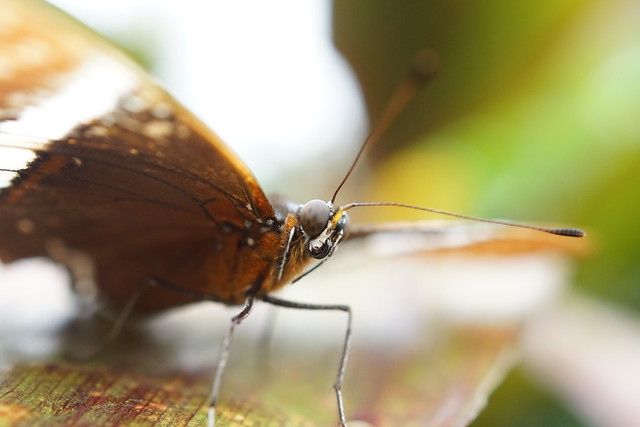
#> input picture Codigo/Harris_y_SIFT_y_otros/mariposa.jpg, 640 x 427 px
$ python shiTommasi_GFTT.py
#> lines starting #> are read from the running program, lines starting #| are printed output that depends on the picture; after the words box and inside, x2 and y2 are one past the last pixel; in counts of white or black regions, pixels touching at a corner belong together
#!/usr/bin/env python3
# -*- coding: utf-8 -*-
"""
Created on Thu Apr 11 22:23:47 2019

@author: francisco
"""

import numpy as np
import cv2 as cv
import time
filename = 'mariposa.jpg'
img = cv.imread(filename)
#> img is the input picture: shape (427, 640, 3); mean B, G, R 118.8, 156.4, 166.5

gray = cv.cvtColor(img,cv.COLOR_BGR2GRAY)
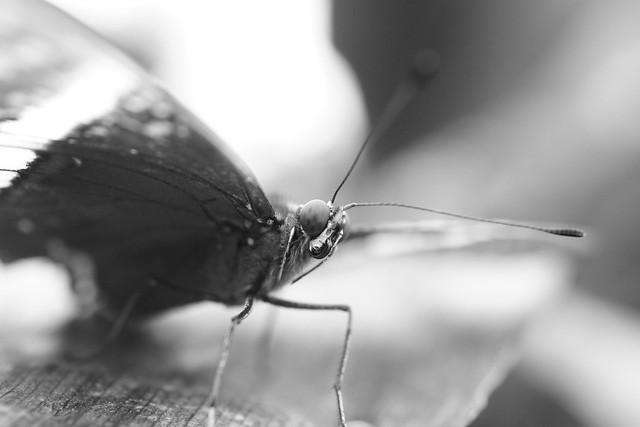
#> gray: shape (427, 640); min 2, max 255, mean 155.1

start = time.time()
corners = cv.goodFeaturesToTrack(gray,50,0.01,10)
#> corners = 50 rows, first 8: [324, 242], [341, 232], [310, 250], [26, 167], [329, 221], [332, 203], [293, 227], [272, 221]
corners = np.int0(corners)
print(len(corners))
#| 50
for i in corners:
    x,y = i.ravel()
    cv.circle(img,(x,y),3,255,-1)
#> this loop made 50 passes
#> (x, y) on passes 1 to 12: (324, 242), (341, 232), (310, 250), (26, 167), (329, 221), (332, 203), (293, 227), (272, 221), (344, 216), (16, 173), (303, 233), (36, 156)
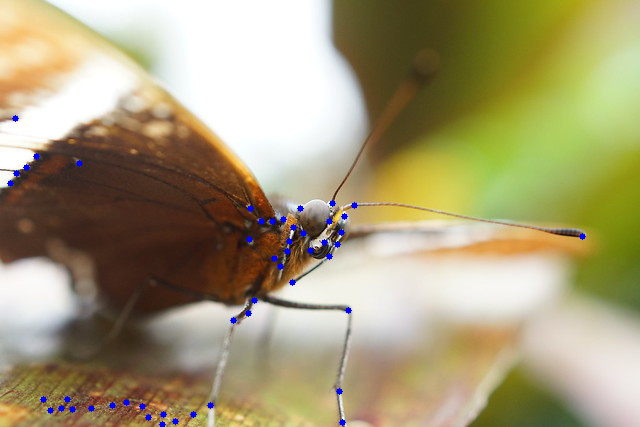
#> img: shape (427, 640, 3); 0.53% of pixels changed, all inside (x1, y1, x2, y2) = (7, 115, 586, 427)

end = time.time()
print((end - start)*1000)
cv.imshow('dst',img)

cv.waitKey(0)
cv.destroyAllWindows()
cv.waitKey(1)
